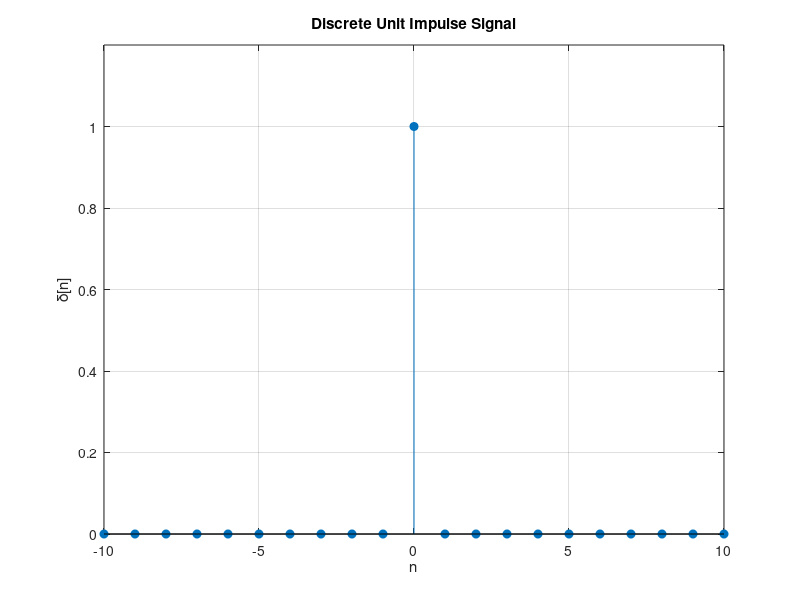

The MATLAB script that drew this image:

n = -10:10; 
delta = (n == 0);

% Plot the signal
stem(n, delta, 'filled');
xlabel('n');
ylabel('\delta[n]');
title('Discrete Unit Impulse Signal');
grid on;
axis([-10 10 0 1.2]);